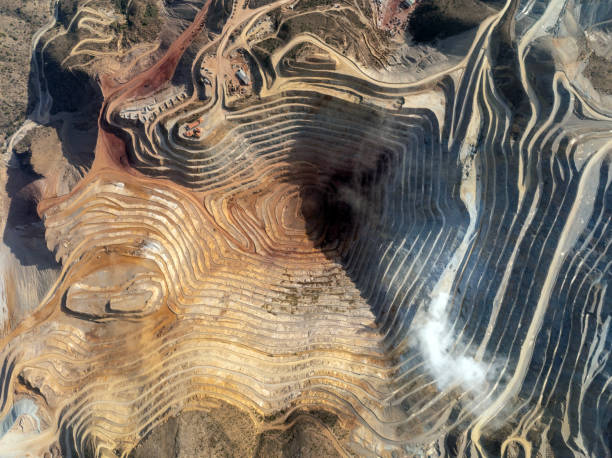
#> input picture mine.jpg, 612 x 458 px
$ python mine_risk_demo.py   (older library calls are emulated)
#> lines starting #> are read from the running program, lines starting #| are printed output that depends on the picture
import cv2, json
import numpy as np
import matplotlib.pyplot as plt
from pathlib import Path
from scipy import ndimage as ndi

# --- Paths ---
INPUT_PATH = "mine.jpg"   # replace with your mine image
OUTPUT_DIR = Path("outputs")
OUTPUT_DIR.mkdir(exist_ok=True)

# --- Functions ---
def to_gray(img): return cv2.cvtColor(img, cv2.COLOR_RGB2GRAY)

def compute_edge_map(gray):
    gx = cv2.Sobel(gray, cv2.CV_32F, 1, 0, ksize=3)
    gy = cv2.Sobel(gray, cv2.CV_32F, 0, 1, ksize=3)
    grad_mag = np.sqrt(gx**2 + gy**2)
    grad_mag = (grad_mag - grad_mag.min()) / (grad_mag.ptp() + 1e-8)
    edges = cv2.Canny(gray, 50, 150).astype(np.float32) / 255.0
    return np.clip(0.6 * grad_mag + 0.4 * edges, 0, 1)

def local_variance_map(gray, kernel=15):
    mean = ndi.uniform_filter(gray.astype(np.float32), size=kernel)
    mean_sq = ndi.uniform_filter((gray.astype(np.float32)**2), size=kernel)
    var = mean_sq - mean**2
    return (var - var.min()) / (var.ptp() + 1e-8)

def heatmap_color(risk_map):
    im8 = (255 * risk_map).astype(np.uint8)
    heat = cv2.applyColorMap(im8, cv2.COLORMAP_JET)
    return cv2.cvtColor(heat, cv2.COLOR_BGR2RGB)

def overlay(base, heat, alpha=0.6):
    heat = cv2.resize(heat, (base.shape[1], base.shape[0]))
    return (base * (1 - alpha) + heat * alpha).astype(np.uint8)

def extract_points(risk_map, threshold=0.65, min_distance=20):
    mask = (risk_map >= threshold).astype(np.uint8)
    num, labels = cv2.connectedComponents(mask)
    points = []
    for lbl in range(1, num):
        ys, xs = np.where(labels == lbl)
        if len(xs) == 0: continue
        cx, cy = int(xs.mean()), int(ys.mean())
        score = float(risk_map[cy, cx])
        points.append({"x": cx, "y": cy, "score": score})
    return points

# --- Pipeline ---
img_bgr = cv2.imread(INPUT_PATH)
#> img_bgr is the input picture: shape (458, 612, 3); mean B, G, R 102.7, 117.9, 130.8
img = cv2.cvtColor(img_bgr, cv2.COLOR_BGR2RGB)
gray = to_gray(img)

edges = compute_edge_map(gray)
#> in compute_edge_map, `edges = cv2.Canny(gray, 50, 150).astype(np.float32) / 255.0`:
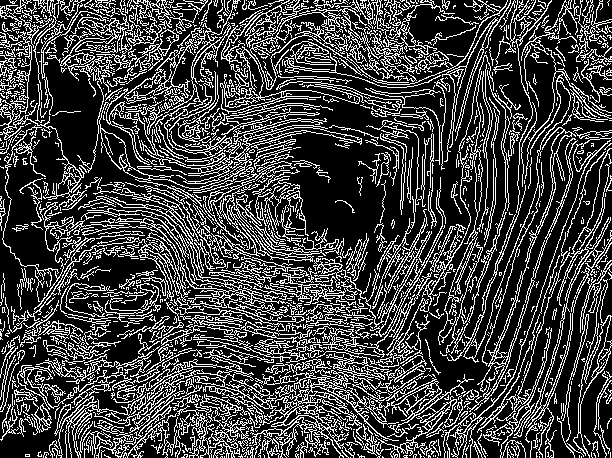
#> edges: shape (458, 612) float32; values 0 (black) and 1 (white), 25.9% white in thin lines or dots
var_map = local_variance_map(gray, 25)
#> in local_variance_map, `var = mean_sq - mean**2`:
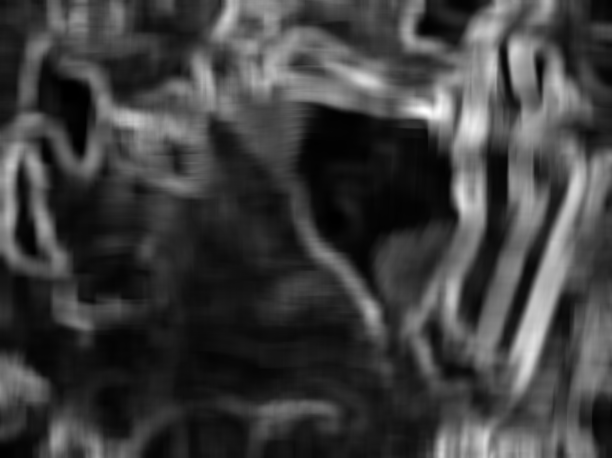
#> var: shape (458, 612) float32; min 8.03, max 4540.9, mean 1124; drawn with min black and max white
risk_map = (0.7 * edges + 0.3 * var_map)
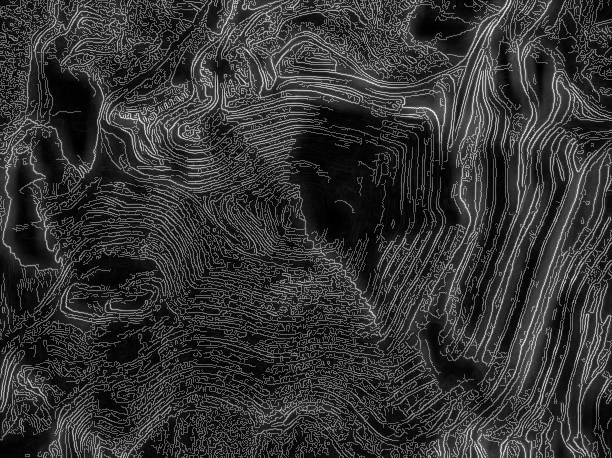
#> risk_map: shape (458, 612) float32; min 0.000327, max 0.922, mean 0.208
risk_map = (risk_map - risk_map.min()) / (risk_map.ptp() + 1e-8)

heat = heatmap_color(risk_map)
#> in heatmap_color, `heat = cv2.applyColorMap(im8, cv2.COLORMAP_JET)`:
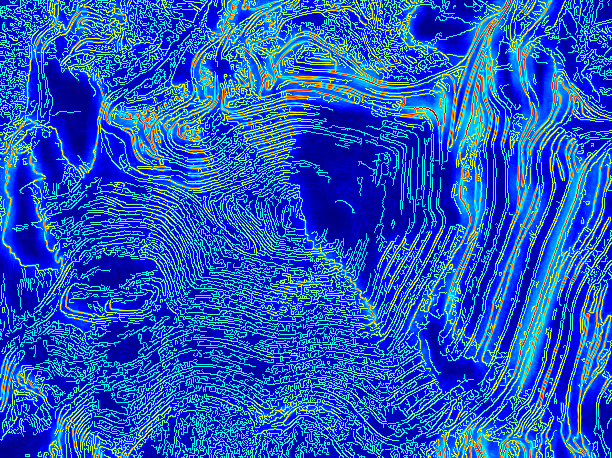
#> heat: shape (458, 612, 3); mean B, G, R 198.4, 87.8, 31.5
overlay_img = overlay(img, heat)
#> in overlay, `return (base * (1 - alpha) + heat * alpha).astype(np.uint8)`:
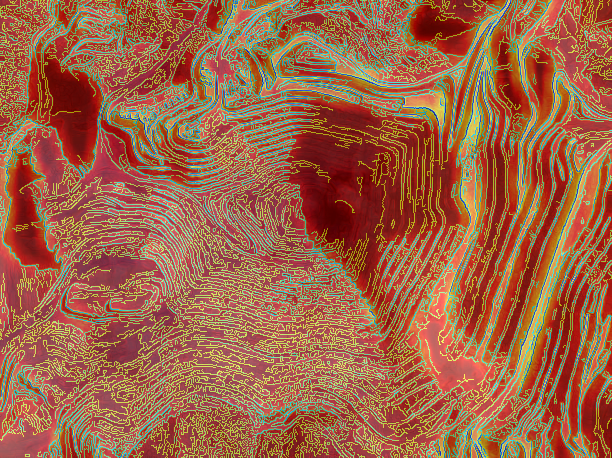
#> returned value: shape (458, 612, 3); mean of channels 0, 1, 2 70.8, 99.5, 159.7; drawn as B, G, R
points = extract_points(risk_map)
#> in extract_points, `mask = (risk_map >= threshold).astype(np.uint8)`: mask: shape (458, 612); values 0 (black) and 1 (white), 3.4% white in thin lines or dots
#> in extract_points, `num, labels = cv2.connectedComponents(mask)`:
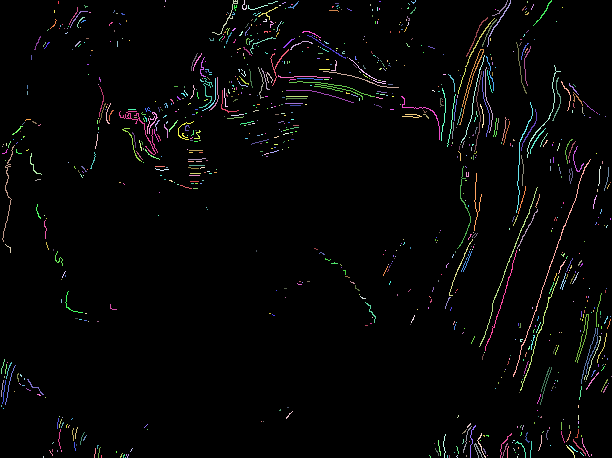
#> labels: shape (458, 612) int32; 994 distinct labels, from 0 to 993; one colour per label, 0 black
#> in extract_points, `num, labels = cv2.connectedComponents(mask)`: num = 994
#> the loop in extract_points, `for lbl in range(1, num):` made 993 passes
#> (ys, xs, cx, cy, score) on passes 1, 2, 5: ([1, 2, 3], [58, 58, 58], 58, 2, 0.707), ([0, 1], [165, 165], 165, 0, 0.663), ([1, 1, 1, 2, 2, 3, 3, 3, 3, 3], [275, 276, 277, 273, 274, 268, 269, 270, 271, 272], 272, 2, 0.412)
#> after the loop in extract_points, `for lbl in range(1, num):`: points = 993 items
#> points = 993 items

# --- Save outputs ---
cv2.imwrite(str(OUTPUT_DIR / "heatmap.png"), cv2.cvtColor(heat, cv2.COLOR_RGB2BGR))
cv2.imwrite(str(OUTPUT_DIR / "overlay.png"), cv2.cvtColor(overlay_img, cv2.COLOR_RGB2BGR))
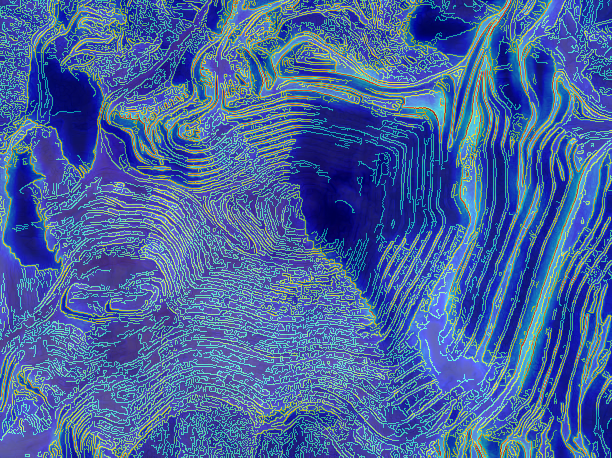
#> saved as overlay.png: shape (458, 612, 3); mean B, G, R 159.7, 99.5, 70.8
with open(OUTPUT_DIR / "danger_points.json", "w") as f:
    json.dump(points, f, indent=2)

print("✅ Done. Check 'outputs/' folder for results.")
